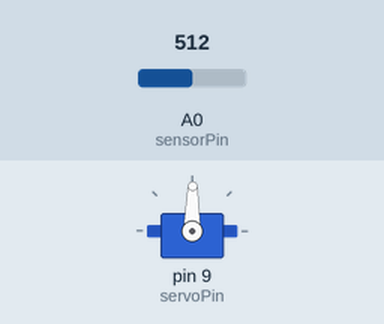
This sketch was run on a simulated Arduino Uno, built with avr-gcc and run on an emulated ATmega328P. Shown: servo. Inputs (shaded band) come from the test bench; at power-on: A0 (sensorPin) = 512.

Above: at 1.2 s.
1.3 s: A0 (sensorPin) set to 716
At 2.5 s:
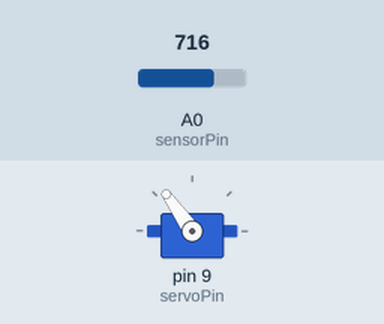
2.8 s: A0 (sensorPin) set to 900
At 3.4 s:
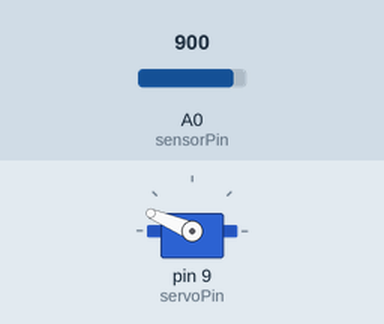
4.3 s: A0 (sensorPin) set to 1023
At 4.7 s:
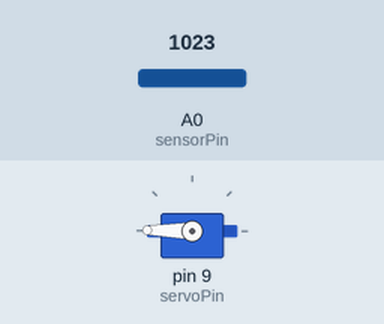
5.8 s: A0 (sensorPin) set to 306
At 7.0 s:
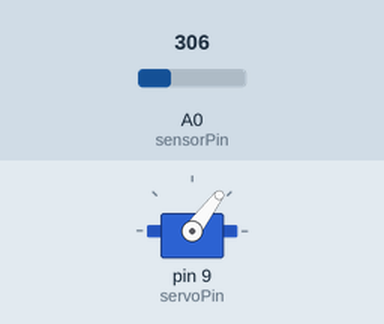
7.3 s: A0 (sensorPin) set to 122
At 8.0 s:
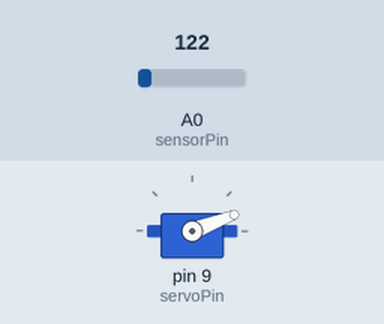
8.8 s: A0 (sensorPin) set to 511
At 9.3 s:
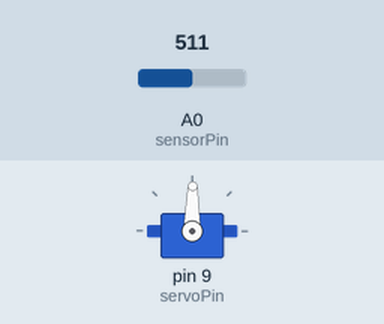
Timing chart, 0 to 11.3 s (numbered marks = the images above; inputs shaded):
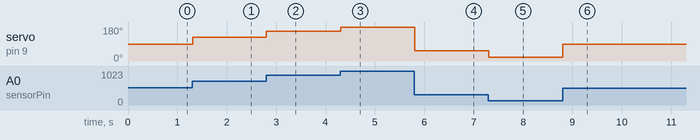

Measured:
- after the input at 1.3 s, servo on pin 9 (servoPin): 89° → 125° at once
- after the input at 2.8 s, servo on pin 9 (servoPin): 125° → 157° at once
- after the input at 4.3 s, servo on pin 9 (servoPin): 157° → 179° at once
- after the input at 5.8 s, servo on pin 9 (servoPin): 179° → 53° at once
- after the input at 7.3 s, servo on pin 9 (servoPin): 53° → 21° at once
- after the input at 8.8 s, servo on pin 9 (servoPin): 21° → 89° at once

The sketch:

circ_08_potentiometer.ino
```cpp
#include <Servo.h>

int sensorPin = 0;
int servoPin = 9;
int val;

Servo servo;


void setup() {
  servo.attach(servoPin);
}

void loop() {
  val = analogRead(sensorPin);
  val = map(val, 0, 1023, 0, 179);
  servo.write(val);
  delay(10);
}
```
